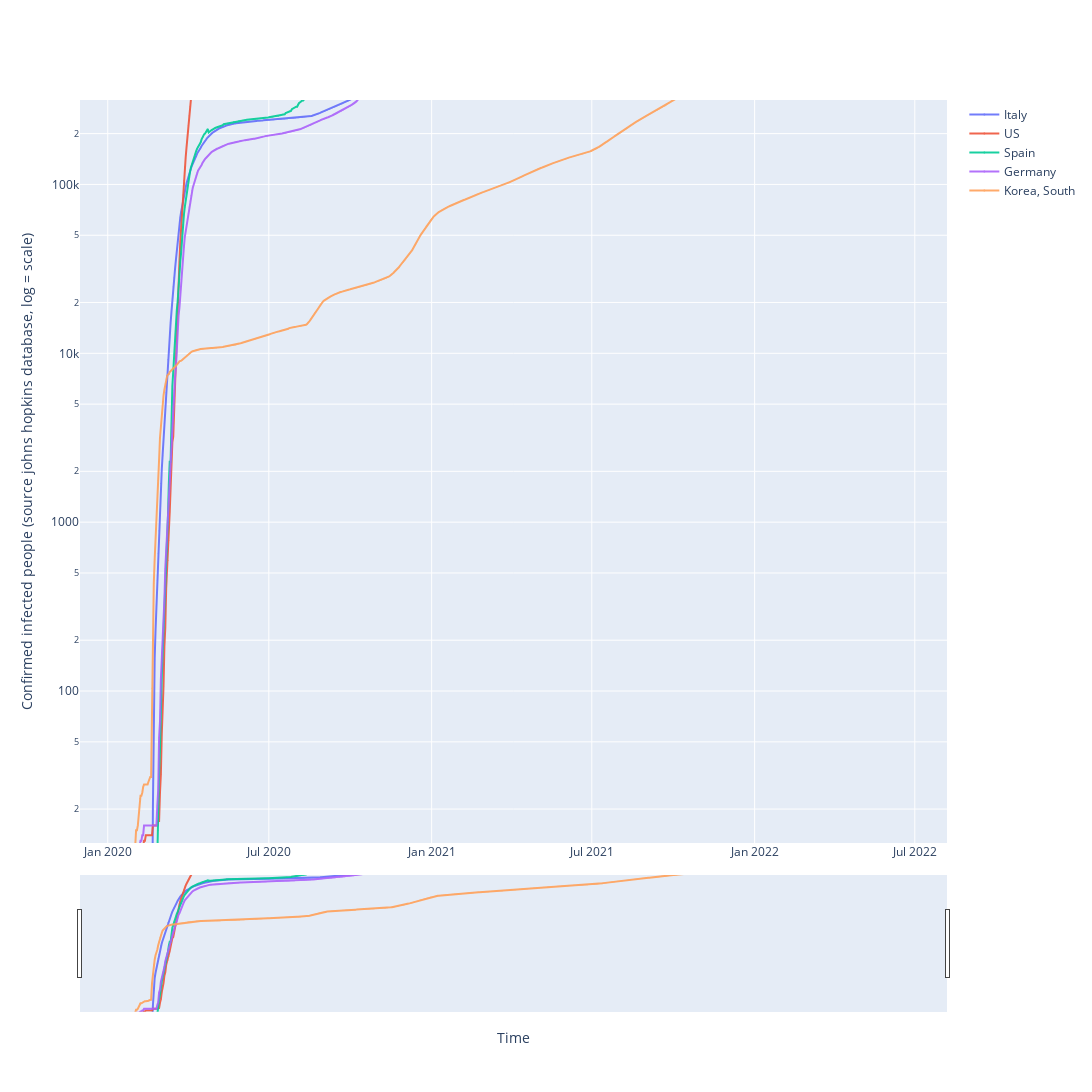

Source (notebook cell):
### Code cell
fig = go.Figure()
for each in country_list:
    fig.add_trace(
        go.Scatter(x=df_plot.date,
                   y=df_plot[each],
                   mode='markers+lines',
                   opacity=0.9,
                   line_width=2,
                   marker_size=1,
                   name=each))
fig.update_layout(
    width=1600,
    height=1200,
    xaxis_title='Time',
    yaxis_title=
    'Confirmed infected people (source johns hopkins database, log = scale)')

fig.update_yaxes(type='log', range=[1.1, 5.5])

fig.update_layout(xaxis_rangeslider_visible=True)
# fig.show(renderer = 'chrome')
fig.show()

### Figure 1 — Plotly figure (JSON) as saved in the notebook; plotly's stock layout.template omitted (floating-point values rounded to 4 significant figures; data arrays with more than 128 entries replaced by an {"elided": "..."} marker saying what was removed)
{"data": [{"line": {"width": 2}, "marker": {"size": 1}, "mode": "markers+lines", "name": "Italy", "opacity": 0.9, "type": "scatter", "x": {"elided": "876 str values"}, "y": {"elided": "876 int values"}}, {"line": {"width": 2}, "marker": {"size": 1}, "mode": "markers+lines", "name": "US", "opacity": 0.9, "type": "scatter", "x": {"elided": "876 str values"}, "y": {"elided": "876 int values"}}, {"line": {"width": 2}, "marker": {"size": 1}, "mode": "markers+lines", "name": "Spain", "opacity": 0.9, "type": "scatter", "x": {"elided": "876 str values"}, "y": {"elided": "876 int values"}}, {"line": {"width": 2}, "marker": {"size": 1}, "mode": "markers+lines", "name": "Germany", "opacity": 0.9, "type": "scatter", "x": {"elided": "876 str values"}, "y": {"elided": "876 int values"}}, {"line": {"width": 2}, "marker": {"size": 1}, "mode": "markers+lines", "name": "Korea, South", "opacity": 0.9, "type": "scatter", "x": {"elided": "876 str values"}, "y": {"elided": "876 int values"}}], "layout": {"height": 1200, "width": 1600, "xaxis": {"rangeslider": {"visible": true}, "title": {"text": "Time"}}, "yaxis": {"range": [1.1, 5.5], "title": {"text": "Confirmed infected people (source johns hopkins database, log = scale)"}, "type": "log"}}}
